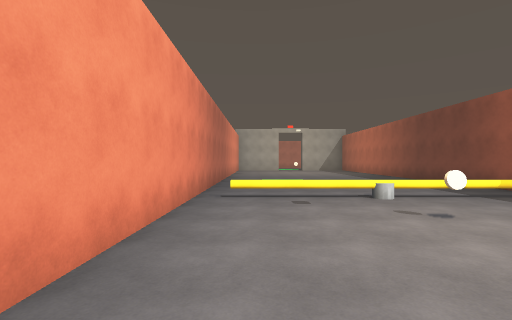
[1] (above)

13 first-person views from a walk through a scene from a Unity 3-D project. The camera is 1.5 m above the floor, looks level and sees 85° across. Doors are open. The floor is counted in squares, 2 m on a side. Each view is taken from the middle of a square. On the plan, view 1 faces up. The plan holds only what a view shows up to about 10 squares ahead; the rest is blank. The place goes on beyond the plan. The player character is not drawn. Some animated figures are not drawn. Surface patterns are stand-ins for the level's own textures.

[2]
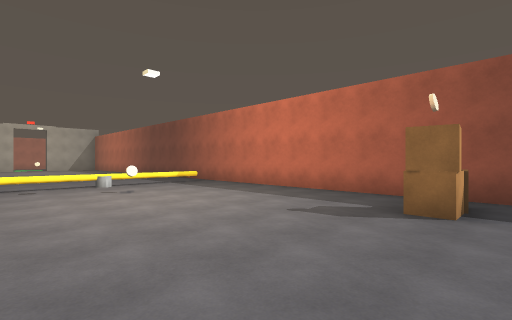

[3]
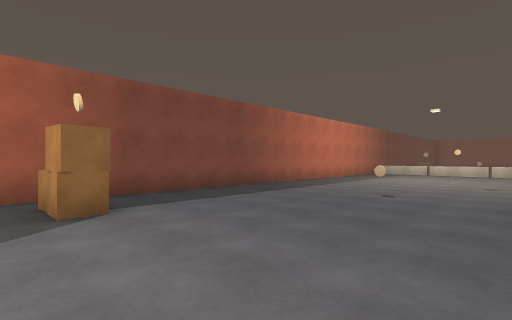

[4]
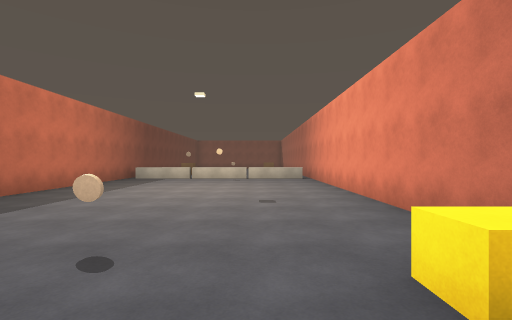

[5]
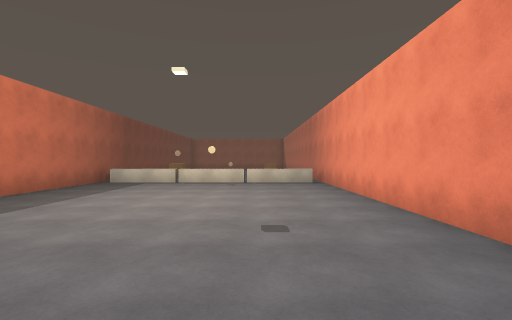

[6]
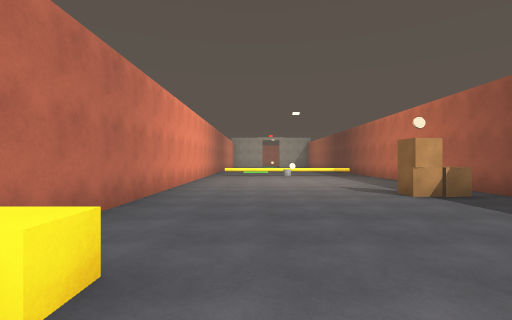

[7]
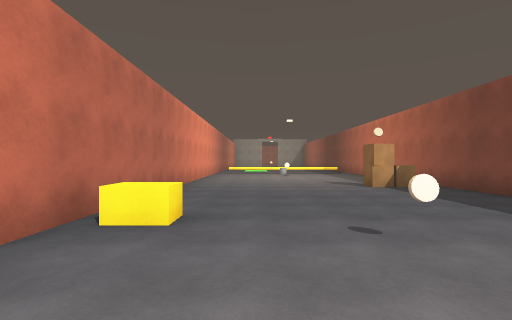

[8]
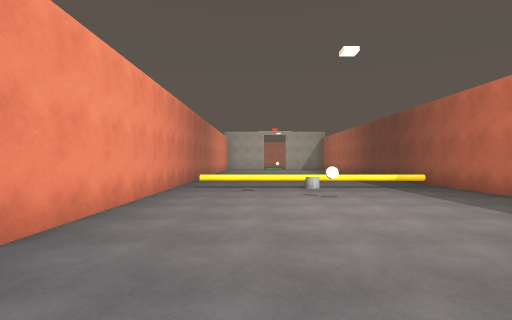

[9]
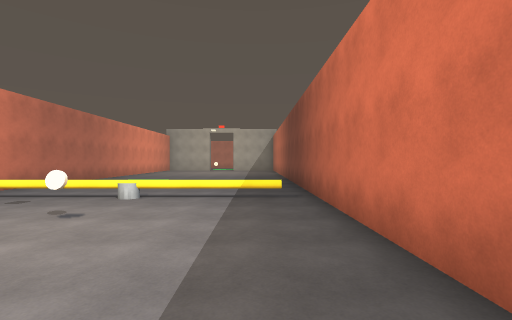

[10]
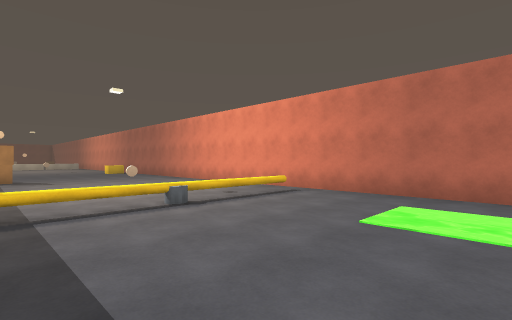

[11]
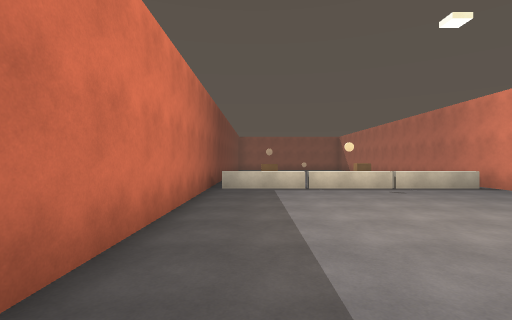

[12]
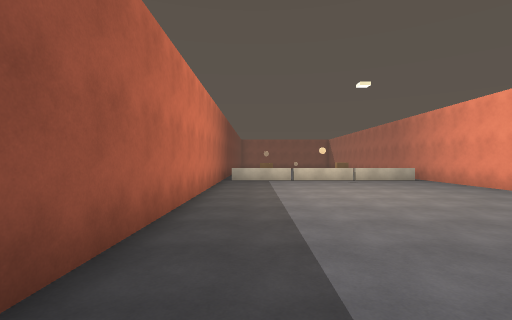

[13]
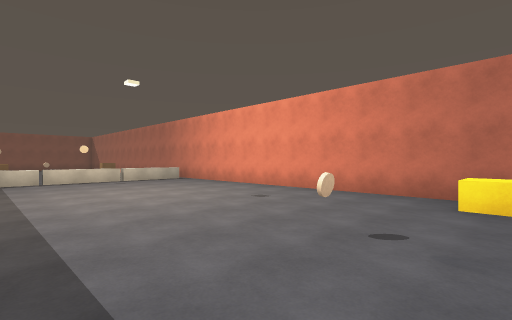

### Floor plan
Points are (right, up) in squares from view 1. A wall is a line through its corners. A room is listed if a view was taken in it or the views show most of it. See-through windows are left out.
Room 1 (views 1, 2, 3, 4, 5, 6, 7, 8, 9, 11, 12, 13)
walls: (-1.3, 5.5) (-1.3, -18.5); (6.2, -18.5) (6.2, 5.5)
low walls: (4.9, -16.4) (6, -16.4); (-1, -16.4) (0.1, -16.4); (5.6, 5.4) (-0.5, 5.4)
ways out: opening at (-1, 6) to room 2; opening at (6, 6) to room 2
objects: other object (0, -6); other object (2, -17) to (3, -16); other object (2, -7); other object (2, 4); other object (2, 5); other object (5, -2)
Room 2 (view 10)
walls: (-1.3, 10) (-1.3, 5.5); (6.2, 5.5) (6.2, 10)
low walls: (-0.5, 5.6) (4.9, 5.6)
ways out: opening at (-1, 6) to room 1; opening at (6, 6) to room 1

Where each view was taken, in squares from view 1:
view 1: 0 up, 0 right, facing up
view 2: 3 down, 0 right, facing up-right
view 3: 1 down, 0 right, facing down-right
view 4: 5 down, 1 right, facing down
view 5: 7 down, 1 right, facing down
view 6: 8 down, 1 right, facing up
view 7: 10 down, 1 right, facing up
view 8: 2 down, 1 right, facing up
view 9: 0 up, 5 right, facing up
view 10: 10 up, 5 right, facing down-left
view 11: 9 down, 5 right, facing down
view 12: 6 down, 5 right, facing down
view 13: 6 down, 5 right, facing down-left
